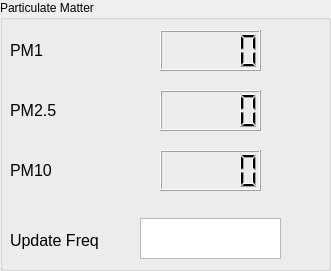
   <widget class="QGroupBox" name="groupBox_2">
    <property name="geometry">
     <rect>
      <x>410</x>
      <y>40</y>
      <width>331</width>
      <height>271</height>
     </rect>
    </property>
    <property name="autoFillBackground">
     <bool>false</bool>
    </property>
    <property name="title">
     <string>Particulate Matter</string>
    </property>
    <widget class="QLabel" name="label_10">
     <property name="geometry">
      <rect>
       <x>10</x>
       <y>38</y>
       <width>83</width>
       <height>24</height>
      </rect>
     </property>
     <property name="font">
      <font>
       <pointsize>12</pointsize>
      </font>
     </property>
     <property name="text">
      <string>PM1</string>
     </property>
    </widget>
    <widget class="QLabel" name="label_11">
     <property name="geometry">
      <rect>
       <x>10</x>
       <y>98</y>
       <width>83</width>
       <height>24</height>
      </rect>
     </property>
     <property name="font">
      <font>
       <pointsize>12</pointsize>
      </font>
     </property>
     <property name="text">
      <string>PM2.5</string>
     </property>
    </widget>
    <widget class="QLabel" name="label_12">
     <property name="geometry">
      <rect>
       <x>10</x>
       <y>158</y>
       <width>83</width>
       <height>24</height>
      </rect>
     </property>
     <property name="font">
      <font>
       <pointsize>12</pointsize>
      </font>
     </property>
     <property name="text">
      <string>PM10</string>
     </property>
    </widget>
    <widget class="QLCDNumber" name="lcd_pm1">
     <property name="geometry">
      <rect>
       <x>160</x>
       <y>30</y>
       <width>101</width>
       <height>41</height>
      </rect>
     </property>
     <property name="font">
      <font>
       <pointsize>12</pointsize>
       <weight>75</weight>
       <bold>true</bold>
      </font>
     </property>
     <property name="smallDecimalPoint">
      <bool>false</bool>
     </property>
     <property name="digitCount">
      <number>5</number>
     </property>
    </widget>
    <widget class="QLCDNumber" name="lcd_pm25">
     <property name="geometry">
      <rect>
       <x>160</x>
       <y>90</y>
       <width>101</width>
       <height>41</height>
      </rect>
     </property>
     <property name="font">
      <font>
       <pointsize>12</pointsize>
       <weight>75</weight>
       <bold>true</bold>
      </font>
     </property>
     <property name="smallDecimalPoint">
      <bool>false</bool>
     </property>
     <property name="digitCount">
      <number>5</number>
     </property>
    </widget>
    <widget class="QLCDNumber" name="lcd_pm10">
     <property name="geometry">
      <rect>
       <x>160</x>
       <y>150</y>
       <width>101</width>
       <height>41</height>
      </rect>
     </property>
     <property name="font">
      <font>
       <pointsize>12</pointsize>
       <weight>75</weight>
       <bold>true</bold>
      </font>
     </property>
     <property name="smallDecimalPoint">
      <bool>false</bool>
     </property>
     <property name="digitCount">
      <number>5</number>
     </property>
    </widget>
    <widget class="QPlainTextEdit" name="ufPlainTextEdit">
     <property name="geometry">
      <rect>
       <x>140</x>
       <y>218</y>
       <width>141</width>
       <height>41</height>
      </rect>
     </property>
     <property name="readOnly">
      <bool>true</bool>
     </property>
    </widget>
    <widget class="QLabel" name="label_14">
     <property name="geometry">
      <rect>
       <x>10</x>
       <y>228</y>
       <width>121</width>
       <height>24</height>
      </rect>
     </property>
     <property name="font">
      <font>
       <pointsize>12</pointsize>
      </font>
     </property>
     <property name="text">
      <string>Update Freq</string>
     </property>
    </widget>
   </widget>
